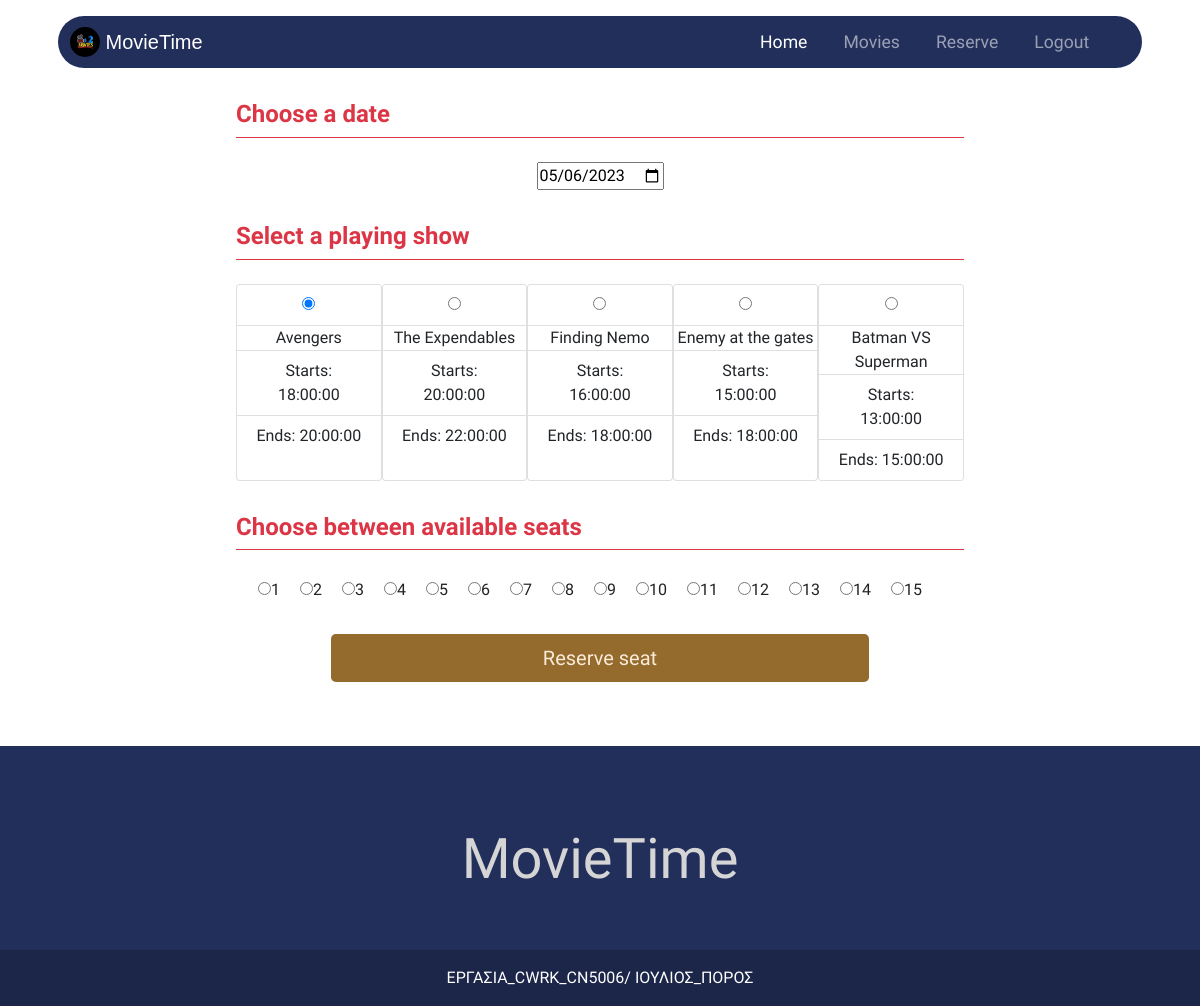
The page /reservations.php (signed in) on the database its author committed.
### tables this page shows
CREATE TABLE `provoles` (
  `prov_id` int(11) NOT NULL,
  `time_start` time NOT NULL,
  `time_end` time NOT NULL,
  `film_id` int(11) NOT NULL
);

CREATE TABLE `films` (
  `film_id` int(11) NOT NULL,
  `film_title` varchar(255) NOT NULL,
  `film_plot` longtext DEFAULT NULL,
  `film_poster` longblob NOT NULL
);

### functions/shows.php (called while the page is built, shortened)
<?php
class Shows
{
    function show_films()
    {
        include("database\connection.php");
        $sql = "SELECT provoles.prov_id as id,provoles.time_start as start,provoles.time_end as end,provoles.film_id,  "
            . "films.film_id, films.film_title as title, films.film_plot as plot from provoles left join films on "
            . "provoles.film_id=films.film_id order by provoles.prov_id";
        $result = mysqli_query($conn, $sql);
    }
}
?>

### reservations.php (the view, shortened to what this page needs)
<?php
include("functions\shows.php");
$seats_limit = $_SESSION['seats_limit'];
$what_show = new Shows();
?>
<!DOCTYPE html>
<html lang="en">
  <head>
    <link href="https://cdn.jsdelivr.net/npm/bootstrap@5.0.2/dist/css/bootstrap.min.css" rel="stylesheet"
>
    <link href="CSS/stylesheet.css" rel="stylesheet" />
  </head>
  <body>
    <?php
    include("headers\header_logged_in.php");
    ?>
    <div class="container ">
      <div class="row justify-content-center">
        <div class="col-md-8">
          <div class="h4 pb-2 mb-4 text-danger border-bottom border-danger fw-bold">
            Choose a date
          </div>
          <div class="d-flex justify-content-center">
            <form method="GET">
              <div class="input-group">
                <input type="date" id="bookdate" class="w-100" name="bookdate"
                  value="<?php echo $_SESSION['date_now']; ?>" min="<?php echo $_SESSION['date_now']; ?>"
                  max="<?php echo $_SESSION['date_limit']; ?>" onchange="document.getElementById('show1').checked=true;
           my_date=this.value;show_seats(this.value,my_show);">
              </div>
          </div>
        </div>
      </div>
    </div>
    <div class="container">
      <div class="row justify-content-center">
        <div class="col-md-8">
          <div class="h4 pb-2 mb-4 text-danger border-bottom border-danger fw-bold">
            Select a playing show
          </div>
          <div class="d-flex justify-content-between">
            <?php
            $what_show->show_films();
            ?>
            <?php
            $i = 1;
            foreach ($what_show->provoles as $provoli) {
              echo "<div class='card' style='width: 18rem;'>";
              echo "<ul class='list-group list-group-flush text-center'>";
              echo "<li class='list-group-item'>";
              echo "<div class='radio ' style='display:inline'>";
              $id = "'show" . $i . "'";
              echo "<label><input style='color:red;'
               id = $id onclick ='show_seats(my_date,this.value)'";
              if ($i == 1) {
                echo " checked = true ";
              }
              echo " type= 'radio' name='what_show'  value=$provoli[id]
              <li class='list-group-item d-inline p-0 justify-content-center'></li>
              <li class='list-group-item  p-0'>$provoli[title]</li>
              <li class='list-group-item'>Starts: $provoli[start]</li>
              <li class='list-group-item'>Ends: $provoli[end]</li>
              </label>"
              ;
              echo "</div>";
              $i++;
            }
            ?>
          </div>
        </div>
      </div>
    </div>
    <div class="container ">
      <div class="row justify-content-center">
        <div class="col-md-8">
          <div class="h4 pb-2 mb-4 text-danger border-bottom border-danger fw-bold">
            Choose between available seats
          </div>
          <div class="d-flex justify-content-center pt-1">
            <?php
            for ($i = 1; $i <= $seats_limit; $i++) {
              echo "<tr>";
              echo "<td >";
              echo "<div class='radio ' style='display:inline'>";
              $id = 'seat' . $i;
              echo "<label><input  id=$id  type= 'radio' name='what_seat' value=$i>$i</label>";
              echo "</div>";
              echo "<div class='vl'>";
              echo "</div>";
              echo "</td>";
              echo "</tr>";
            }
            ?>
          </div>
        </div>
      </div>
    </div>
    <div class="container ">
      <div class="row justify-content-center">
        <div class="col-md-6">
          <button class='btn btn-lg w-100 ' style="background-color:#946b2d;color:antiquewhite;" type="submit"
            name="submit" value="submit">
            Reserve seat
          </button>
        </div>
      </div>
    </div>
    <?php
    include("headers\_footer.php");
    ?>
  </body>
</html>

### headers/header_logged_in.php (shortened to what this page needs)
<div class="container">
  <div class="col-md-12">
    <nav class="navbar navbar-expand-md navbar-dark sticky-top p-0" style="background-color:#222f5b;">
      <div class=" container-fluid">
        <a class="navbar-brand d-inline-block py-0 " style="font-family: 'Jura', sans-serif;" href="index.php">
          <img src="images/logo.jpg" alt="Logo " width="30" height="30"
            class="d-inline-block align-top rounded-circle p-0" />
          <?php echo $_SESSION['cinema_name'] ?>
        </a>
        <div class="collapse navbar-collapse" id="navbarResponsive">
          <ul class="navbar-nav ms-auto">
            <li class="nav-item active">
              <a class="nav-link active py-0" aria-current="page" href="index.php">Home</a>
            </li>
            <li class="nav-item">
              <a class="nav-link py-0" href="movies.php">Movies</a>
            </li>
            <li class="nav-item">
              <a class="nav-link py-0" href="reservations.php">Reserve</a>
            </li>
            <li class="nav-item"><a class="nav-link py-0" href="functions\logout.php">
                Logout</a></li>
          </ul>
        </div>
      </div>
    </nav>
  </div>
</div>

### headers/_footer.php
<footer class="text-center text-lg-start mt-5" style="background-color: #222f5b;">
    <div class="container-fluid d-flex justify-content-center py-5 ">
        <h4 class="display-4"> MovieTime </h4>
    </div>
    <div class="text-center text-white p-3" style="background-color: rgba(0, 0, 0, 0.2);">
        ΕΡΓΑΣΙΑ_CWRK_CN5006/
        ΙΟΥΛΙΟΣ_ΠΟΡΟΣ
    </div>
</footer>

### CSS/stylesheet.css (style rules this page uses)
.html, body { height: 100%; width: 100%; font-family: "Didact Gothic", sans-serif; color: #222; }
nav.navbar { background-color: #222f5b; border-radius: 30px; }
.navbar-nav { padding: 0.8rem; }
.navbar-nav li { padding-right: 20px; }
.nav-link { font-size: 1.1em !important; }
footer { background-color: #3f3f3f; color: #d5d5d5; padding-top: 2rem; }
[class*="col-"] { padding: 1rem; }

### reservations.php (style rules this page uses)
.vl { display: inline; padding: 10px; }

### rows shown on the page
provoles: film.film_title "Avengers", time_start "18:00:00", time_end "20:00:00"
provoles: film.film_title "The Expendables", time_start "20:00:00", time_end "22:00:00"
provoles: film.film_title "Finding Nemo", time_start "16:00:00", time_end "18:00:00"
provoles: film.film_title "Enemy at the gates", time_start "15:00:00", time_end "18:00:00"
provoles: film.film_title "Batman VS Superman", time_start "13:00:00", time_end "15:00:00"

### other values the page prints
$_SESSION['cinema_name'] "MovieTime"
